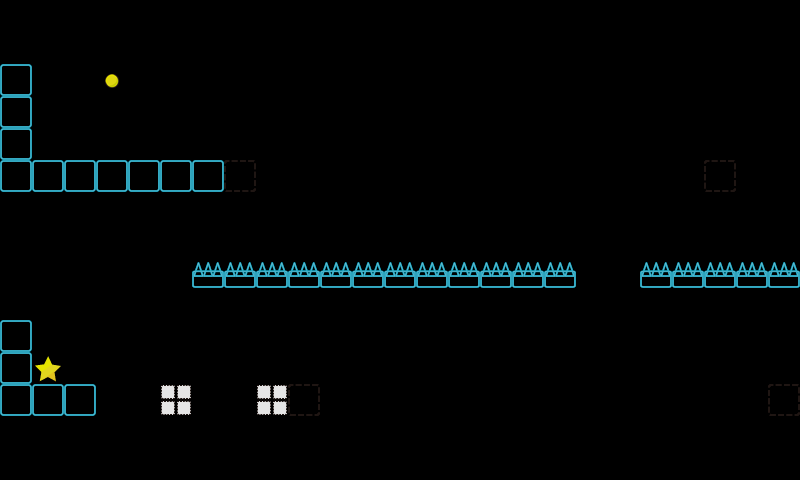

Below is a game level as drawn by its tile map, then a one-line description and the .tmx that defines it (tile-layer data replaced by summaries):
An orthogonal 25x15 tile map with 32x32 px tiles, 1 tile layer (map) and 5 objects (5x Kinematic).

<map version="1.2" tiledversion="1.3.1" orientation="orthogonal" renderorder="right-down" compressionlevel="0" width="25" height="15" tilewidth="32" tileheight="32" infinite="0" nextlayerid="3" nextobjectid="6">
 <tileset firstgid="1" name="map_tiles" tilewidth="32" tileheight="32" tilecount="225" columns="15">
  <image source="../../img/map_tiles.png" width="480" height="480" />
 </tileset>
 <layer id="1" name="map" width="25" height="15" opacity="0.9">
  <data>[375 cells, 40 non-empty, 6 distinct tile ids]</data>
 </layer>
 <objectgroup color="#ffaa00" id="2" name="physicsEntity">
  <object id="1" name="Kinematic" type="Kinematic" x="448" y="160" width="32" height="32">
   <properties>
    <property name="reverse" value="true" />
    <property name="size" value="2" />
   </properties>
  </object>
  <object id="2" name="Kinematic" type="Kinematic" x="512" y="384" width="32" height="32">
   <properties>
    <property name="size" value="2" />
   </properties>
  </object>
  <object id="3" name="Kinematic" type="Kinematic" x="512" y="384" width="32" height="32">
   <properties>
    <property name="size" value="2" />
   </properties>
  </object>
  <object id="4" name="Kinematic" type="Kinematic" x="512" y="384" width="32" height="32">
   <properties>
    <property name="size" value="2" />
   </properties>
  </object>
  <object id="5" name="Kinematic" type="Kinematic" x="512" y="384" width="32" height="32">
   <properties>
    <property name="reverse" value="true" />
    <property name="size" value="2" />
   </properties>
  </object>
 </objectgroup>
</map>
